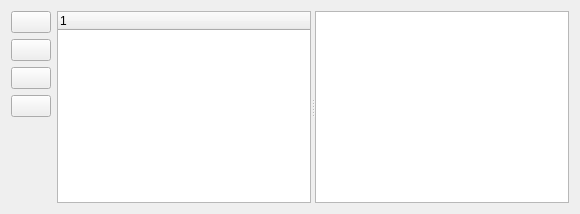
             <widget class="QWidget" name="tabTODO">
              <attribute name="title">
               <string>TODO</string>
              </attribute>
              <layout class="QGridLayout" name="gridLayout_21">
               <item row="0" column="0">
                <layout class="QGridLayout" name="gridLayout_20">
                 <item row="0" column="0">
                  <layout class="QVBoxLayout" name="verticalLayout_5">
                   <item>
                    <widget class="QPushButton" name="btnAddTODO">
                     <property name="text">
                      <string/>
                     </property>
                     <property name="icon">
                      <iconset>
                       <normaloff>../pix/16x16/Plus.png</normaloff>../pix/16x16/Plus.png</iconset>
                     </property>
                    </widget>
                   </item>
                   <item>
                    <widget class="QPushButton" name="btnDelTODO">
                     <property name="text">
                      <string/>
                     </property>
                     <property name="icon">
                      <iconset>
                       <normaloff>../pix/16x16/Minus.png</normaloff>../pix/16x16/Minus.png</iconset>
                     </property>
                    </widget>
                   </item>
                   <item>
                    <widget class="QPushButton" name="btnUpTODO">
                     <property name="text">
                      <string/>
                     </property>
                     <property name="icon">
                      <iconset>
                       <normaloff>../pix/16x16/Arrow - Up.png</normaloff>../pix/16x16/Arrow - Up.png</iconset>
                     </property>
                    </widget>
                   </item>
                   <item>
                    <widget class="QPushButton" name="btnDownTODO">
                     <property name="text">
                      <string/>
                     </property>
                     <property name="icon">
                      <iconset>
                       <normaloff>../pix/16x16/Arrow - Down.png</normaloff>../pix/16x16/Arrow - Down.png</iconset>
                     </property>
                    </widget>
                   </item>
                   <item>
                    <spacer name="verticalSpacer_3">
                     <property name="orientation">
                      <enum>Qt::Vertical</enum>
                     </property>
                     <property name="sizeHint" stdset="0">
                      <size>
                       <width>20</width>
                       <height>40</height>
                      </size>
                     </property>
                    </spacer>
                   </item>
                  </layout>
                 </item>
                 <item row="0" column="1">
                  <widget class="QSplitter" name="splitter">
                   <property name="orientation">
                    <enum>Qt::Horizontal</enum>
                   </property>
                   <widget class="QTreeWidget" name="tvwTODO">
                    <column>
                     <property name="text">
                      <string notr="true">1</string>
                     </property>
                    </column>
                   </widget>
                   <widget class="QPlainTextEdit" name="txtNote"/>
                  </widget>
                 </item>
                </layout>
               </item>
              </layout>
             </widget>
